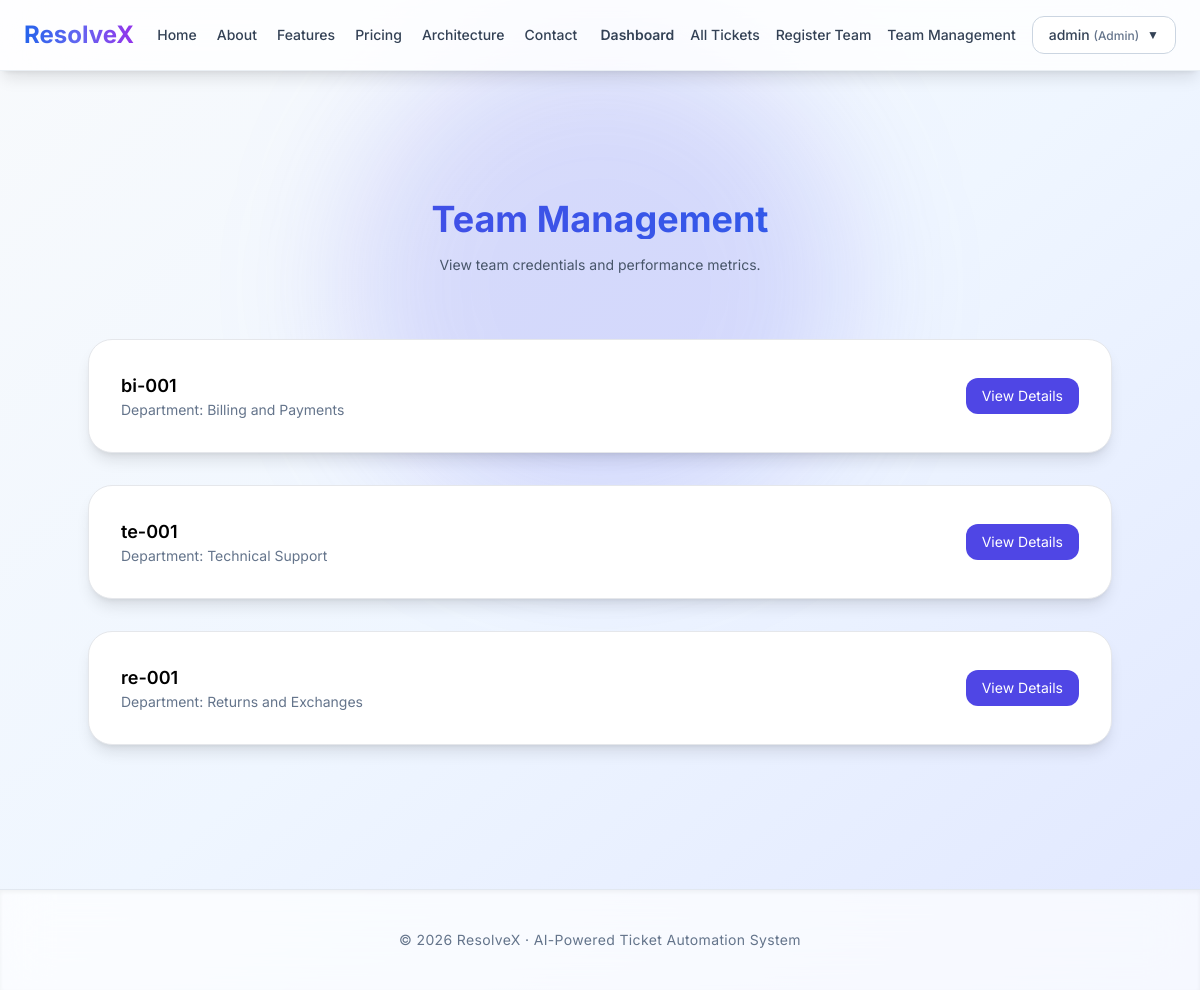
/team_management (signed in), run on the app's committed database.
### tables this page shows
CREATE TABLE teams (
            id INTEGER PRIMARY KEY AUTOINCREMENT,
            team_id TEXT UNIQUE NOT NULL,
            department TEXT NOT NULL,
            password TEXT NOT NULL,
            created_at TEXT DEFAULT CURRENT_TIMESTAMP
        );

### app.py (the view)
@app.route("/team_management")
def team_management():
    if session.get("role") != "admin":
        return redirect(url_for("login"))
    teams = get_all_teams()
    return render_template(
        "team_management.html",
        teams=teams
    )

### db_functions.py (called while the page is built)
def get_connection():
    conn = sqlite3.connect(DB_NAME)
    conn.row_factory = sqlite3.Row
    return conn

def get_all_teams():
    conn = get_connection()
    cursor = conn.cursor()
    cursor.execute("SELECT * FROM teams")
    teams = cursor.fetchall()
    conn.close()
    return teams

### templates/team_management.html (shortened to what this page needs)
{% extends "base.html" %}
{% block content %}
<section class="relative text-center py-16">
    <div class="absolute inset-0 -z-10">
        <div class="absolute top-[-100px] left-1/2 -translate-x-1/2 w-[500px] h-[500px]
                    bg-indigo-500/20 rounded-full blur-3xl"></div>
    </div>
    <h1 class="text-4xl font-bold bg-gradient-to-r from-indigo-600 to-blue-600
               bg-clip-text text-transparent">
    </h1>
    <p class="text-slate-600 mt-4 text-sm max-w-2xl mx-auto">
        View team credentials and performance metrics.
    </p>
</section>
<div class="max-w-5xl mx-auto space-y-8">
{% for team in teams %}
<div class="bg-white p-8 rounded-3xl shadow-lg border">
    <div class="flex justify-between items-center">
        <div>
            <h2 class="text-lg font-semibold">
                {{ team.team_id }}
            </h2>
            <p class="text-sm text-slate-500">
                Department: {{ team.department }}
            </p>
        </div>
        <button onclick="toggleTeam('{{ team.team_id }}')"
                class="text-sm px-4 py-2 bg-indigo-600 text-white rounded-xl">
            View Details
        </button>
    </div>
</div>
{% endfor %}
</div>
{% endblock %}

### templates/base.html (style rules this page uses)
body { font-family: 'Inter', sans-serif; }

### data on the page
teams: team_id "bi-001", department "Billing and Payments"
teams: team_id "te-001", department "Technical Support"
teams: team_id "re-001", department "Returns and Exchanges"

### other printed values
{{ session.get('username') }} "admin"
{{ session.get('role') }} "Admin"
